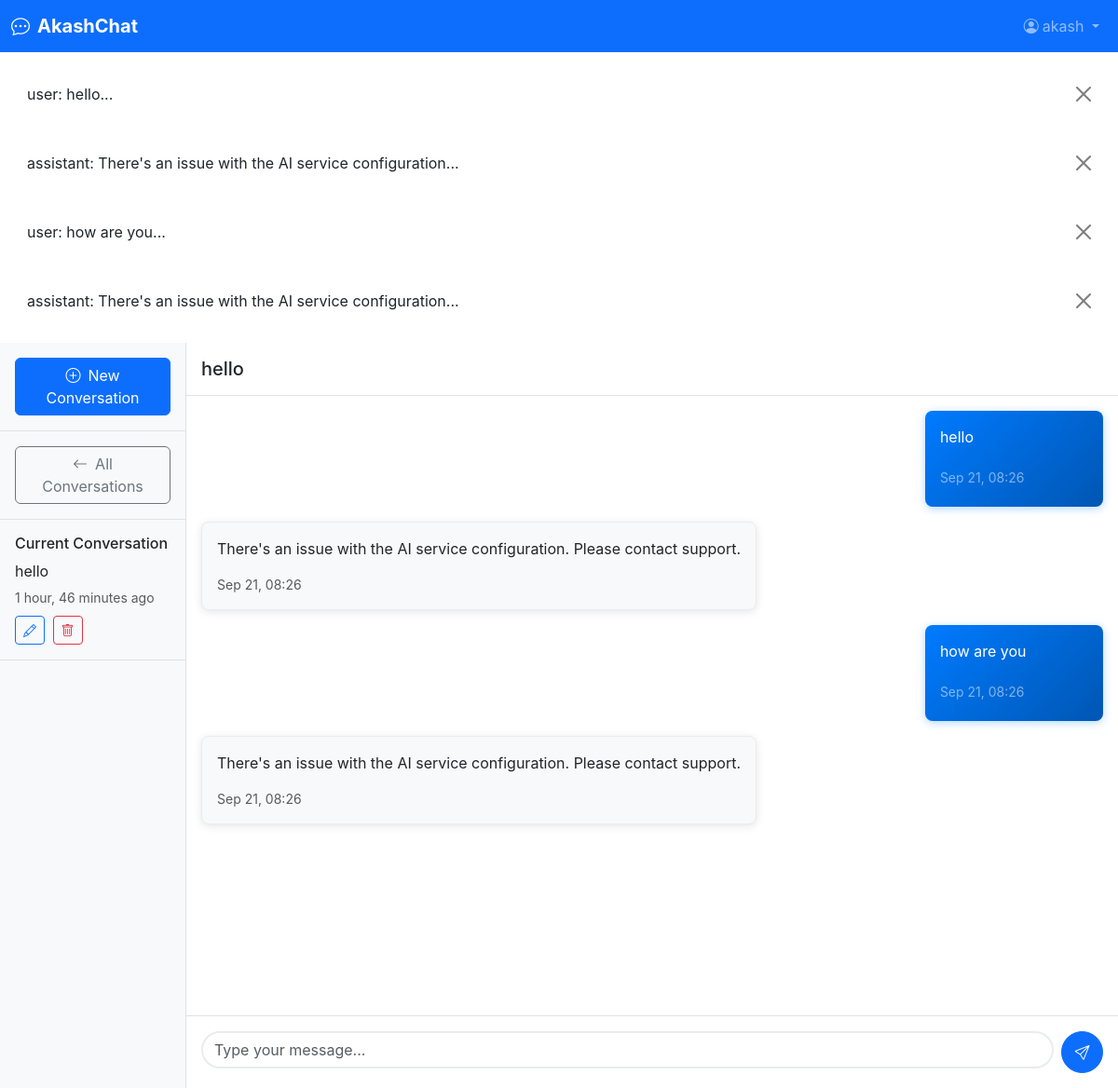
The app's page /conversations/1/ (signed in) with its own data.
### chat/models.py (models this page shows, shortened)
class Message(models.Model):
    ROLE_CHOICES = [
        ('user', 'User'),
        ('assistant', 'Assistant'),
        ('system', 'System'),
    ]
    conversation = models.ForeignKey(Conversation, on_delete=models.CASCADE, related_name='messages')
    role = models.CharField(max_length=10, choices=ROLE_CHOICES)
    content = models.TextField()
    created_at = models.DateTimeField(auto_now_add=True)
    edited = models.BooleanField(default=False)
    edited_at = models.DateTimeField(null=True, blank=True)
    previous_content = models.TextField(blank=True, help_text="Stores the previous version when edited")
    superseded = models.BooleanField(default=False)
    replaced_by = models.ForeignKey('self', on_delete=models.SET_NULL, null=True, blank=True,
                                   related_name='replaces')
    parent_user_message = models.ForeignKey('self', on_delete=models.CASCADE, null=True, blank=True,
                                          related_name='assistant_replies')
    class Meta:
        ordering = ['created_at']
    def __str__(self):
        return f"{self.role}: {self.content[:50]}..."

class Conversation(models.Model):
    user = models.ForeignKey(User, on_delete=models.CASCADE, related_name='conversations')
    title = models.CharField(max_length=255, default='New Conversation')
    created_at = models.DateTimeField(auto_now_add=True)
    updated_at = models.DateTimeField(auto_now=True)
    class Meta:
        ordering = ['-updated_at']
    def get_active_messages(self):
        return self.messages.filter(superseded=False).order_by('created_at')

### chat/views.py (the view)
# urls.py: path('conversations/<int:conversation_id>/', views.conversation_detail, name='conversation_detail'),
@login_required
def conversation_detail(request, conversation_id):
    conversation = get_object_or_404(Conversation, id=conversation_id, user=request.user)
    messages_list = conversation.get_active_messages()
    return render(request, 'chat/conversation_detail.html', {
        'conversation': conversation,
        'messages': messages_list
    })

### templates/chat/conversation_detail.html (shortened to what this page needs)
{% extends 'base.html' %}
{% load static %}
{% block main_class %}container-fluid p-0{% endblock %}
{% block content %}
<div class="row g-0 vh-100">
    <div class="col-md-3 col-lg-2 bg-light border-end">
        <div class="d-flex flex-column h-100">
            <div class="p-3 border-bottom">
                <button class="btn btn-primary w-100" id="newConversationBtn">
                    <i class="bi bi-plus-circle me-2"></i>New Conversation
                </button>
            </div>
            <div class="p-3 border-bottom">
                <a href="{% url 'chat:conversation_list' %}" class="btn btn-outline-secondary w-100">
                    <i class="bi bi-arrow-left me-2"></i>All Conversations
                </a>
            </div>
            <div class="p-3 border-bottom">
                <h6 class="mb-2">Current Conversation</h6>
                <p class="mb-1 text-truncate" id="conversationTitle">{{ conversation.title }}</p>
                <small class="text-muted">{{ conversation.updated_at|timesince }} ago</small>
                <div class="mt-2">
                    <button class="btn btn-sm btn-outline-primary me-1" id="renameConversationBtn">
                        <i class="bi bi-pencil"></i>
                    </button>
                    <button class="btn btn-sm btn-outline-danger" id="deleteConversationBtn">
                        <i class="bi bi-trash"></i>
                    </button>
                </div>
            </div>
        </div>
    </div>
    <div class="col-md-9 col-lg-10">
        <div class="d-flex flex-column h-100">
            <div class="bg-white border-bottom p-3">
                <h5 class="mb-0">{{ conversation.title }}</h5>
            </div>
            <div class="flex-grow-1 overflow-auto p-3" id="messagesContainer">
                <div id="messagesList">
                    {% for message in messages %}
                    <div class="message-bubble {{ message.role }}-message mb-3" data-message-id="{{ message.id }}">
                        <div class="d-flex {% if message.role == 'user' %}justify-content-end{% endif %}">
                            <div class="message-content {% if message.role == 'user' %}bg-primary text-white{% else %}bg-light{% endif %} rounded-3 p-3 position-relative" style="max-width: 70%;">
                                <div class="message-text">{{ message.content|linebreaks }}</div>
                                <div class="message-meta d-flex justify-content-between align-items-center mt-2">
                                    <small class="{% if message.role == 'user' %}text-white-50{% else %}text-muted{% endif %}">
                                        {{ message.created_at|date:"M d, H:i" }}
                                    </small>
                                </div>
                            </div>
                        </div>
                    </div>
                    {% endfor %}
                </div>
            </div>
            <div class="bg-white border-top p-3">
                <form id="messageForm" class="d-flex gap-2">
                    <div class="flex-grow-1">
                        <textarea class="form-control" id="messageInput" rows="1"
                                  placeholder="Type your message..." required></textarea>
                    </div>
                    <button type="submit" class="btn btn-primary" id="sendBtn">
                        <i class="bi bi-send"></i>
                    </button>
                </form>
            </div>
        </div>
    </div>
</div>
{% endblock %}

### templates/base.html (shortened to what this page needs)
<!DOCTYPE html>
<html lang="en">
<head>
    <link href="https://cdn.jsdelivr.net/npm/bootstrap@5.3.2/dist/css/bootstrap.min.css" rel="stylesheet">
    <link href="https://cdn.jsdelivr.net/npm/bootstrap-icons@1.11.1/font/bootstrap-icons.css" rel="stylesheet">
    <link href="{% load static %}{% static 'css/style.css' %}" rel="stylesheet">
</head>
<body class="{% block body_class %}{% endblock %}">
    {% if user.is_authenticated %}
    <nav class="navbar navbar-expand-lg navbar-dark bg-primary">
        <div class="container-fluid">
            <a class="navbar-brand fw-bold" href="{% url 'chat:conversation_list' %}">
                <i class="bi bi-chat-dots me-2"></i>AkashChat
            </a>
            <div class="collapse navbar-collapse" id="navbarNav">
                <ul class="navbar-nav ms-auto">
                    <li class="nav-item dropdown">
                        <a class="nav-link dropdown-toggle" href="#" role="button" data-bs-toggle="dropdown">
                            <i class="bi bi-person-circle me-1"></i>{{ user.username }}
                        </a>
                    </li>
                </ul>
            </div>
        </div>
    </nav>
    {% endif %}
    {% if messages %}
    <div class="container-fluid mt-3">
        {% for message in messages %}
        <div class="alert alert-{{ message.tags }} alert-dismissible fade show" role="alert">
            {{ message }}
            <button type="button" class="btn-close" data-bs-dismiss="alert"></button>
        </div>
        {% endfor %}
    </div>
    {% endif %}
    <main class="{% block main_class %}{% endblock %}">
        {% block content %}{% endblock %}
    </main>
    <script src="{% load static %}{% static 'js/app.js' %}"></script>
</body>
</html>

### static/css/style.css (style rules this page uses)
body { font-family: -apple-system, BlinkMacSystemFont, 'Segoe UI', Roboto, 'Helvetica Neue', Arial, sans-serif; }
.vh-100 { height: 100vh; }
.message-bubble { animation: fadeInUp 0.3s ease-out; }
.user-message .message-content { background: linear-gradient(135deg, #007bff 0%, #0056b3 100%); box-shadow: 0 2px 10px rgba(0, 123, 255, 0.3); }
.assistant-message .message-content { background: #f8f9fa; border: 1px solid #e9ecef; box-shadow: 0 2px 10px rgba(0, 0, 0, 0.1); }
#messageInput { resize: none; border-radius: 20px; border: 2px solid #e9ecef; transition: border-color 0.2s ease; max-height: 120px; }
#sendBtn { border-radius: 50%; width: 45px; height: 45px; display: flex; align-items: center; justify-content: center; transition: all 0.2s ease; }
.btn { transition: all 0.2s ease; }

### records on screen
Message: role+content "user: hello...", content "hello", created_at "Sep 21, 08:26"
Message: role+content "assistant: There's an issue with the AI service configuration...", content "There's an issue with the AI service configuration. Please contact support.", created_at "Sep 21, 08:26"
Message: role+content "user: how are you...", content "how are you", created_at "Sep 21, 08:26"
Message: role+content "assistant: There's an issue with the AI service configuration...", content "There's an issue with the AI service configuration. Please contact support.", created_at "Sep 21, 08:26"
Conversation: title "hello", updated_at "1 hour, 46 minutes"

### other values on screen
{{ user.username }} "akash"
